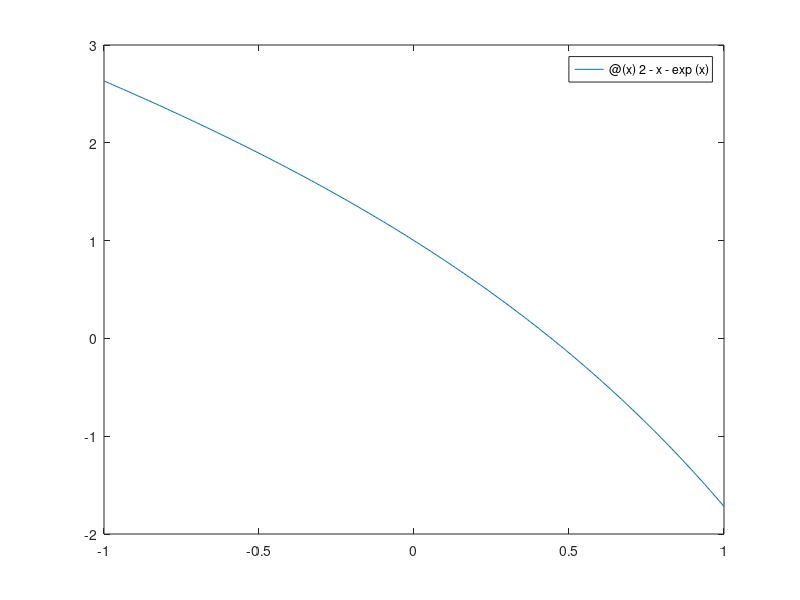

Write MATLAB code to recreate this figure. (Note: this script raises an error after producing the figure.)
function [] = lab6()
    f = @(x) 2 - x - exp(x);
    g = @(x) 1 - exp(x);
    
    fplot(f, [-1, 1]);
    [guess, ~] = ginput(1);
    
    disp(newton_rapson(f, g, guess, 0.0001, 3000));
end